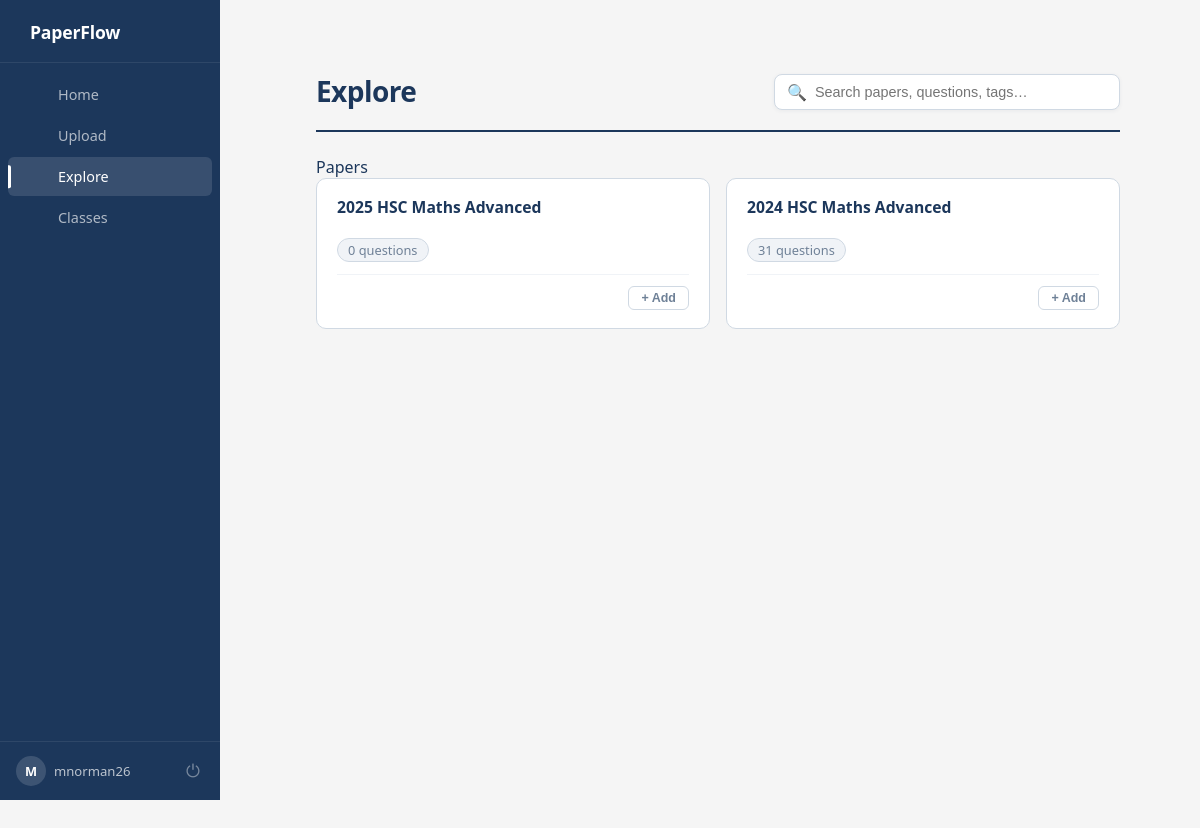
Page /explore (signed in) on the committed database.
### models.py (models this page shows)
class User(db.Model, UserMixin):
    __tablename__ = 'user'
    id = db.Column(db.Integer, primary_key=True)
    username = db.Column(db.String(150), unique=True, nullable=False)
    password_hash = db.Column(db.String(200), nullable=False)
    papers = db.relationship('UserPaper', backref='user', lazy=True)
    classes = db.relationship('Class', backref='user', lazy=True, cascade="all, delete-orphan")
    is_admin = db.Column(db.Boolean, default='False')

class PastPaper(db.Model):
    id = db.Column(db.Integer, primary_key=True)
    filename = db.Column(db.String(200), nullable=False)
    questions = db.relationship(
        'Question',
        backref='paper',
        lazy=True,
        cascade="all, delete-orphan"
    )
    uploaded_at = db.Column(db.DateTime, default=db.func.now())
    owner_id = db.Column(db.Integer, db.ForeignKey('user.id'), nullable=False)

### app.py (the view)
@app.route('/explore')
@login_required
def explore():
    q = request.args.get('q', '').strip()
    sort = request.args.get('sort', 'new')
    query = PastPaper.query
    if q:
        query = query.filter(PastPaper.filename.contains(q))
    if sort == 'old':
        query = query.order_by(PastPaper.uploaded_at.asc())
    elif sort == 'name':
        query = query.order_by(PastPaper.filename.asc())
    else:  # default: newest
        query = query.order_by(PastPaper.uploaded_at.desc())
    papers = query.all()
    user_papers = {
        up.paper_id for up in UserPaper.query.filter_by(user_id=current_user.id).all()
    }
    return render_template('explore.html', papers=papers, q=q, sort=sort, user_papers=user_papers)

### app.py (called while the page is built)
@login_manager.user_loader
def load_user(user_id):
    user = User.query.filter_by(id=int(user_id)).first()
    return user

@app.context_processor
def inject_user():
    return dict(user=current_user)

def format_filename(filename):
    name = str(filename).split('_', 1)[-1]
    name = os.path.splitext(name)[0]
    name = re.sub(r'[-_]+', ' ', name)
    words = name.split()
    formatted = []
    for w in words:
        if w.upper() in ["HSC", "IB", "PDF"]:
            formatted.append(w.upper())
        else:
            formatted.append(w.capitalize())
    return " ".join(formatted)

@app.context_processor
def utility_processor():
    return dict(format_filename=format_filename)

### templates/explore.html (shortened to what this page needs)
{% extends "base.html" %}
{% block content %}
<div class="explore-layout">
    <div class="explore-topbar">
        <h1>Explore</h1>
        <div class="explore-search">
            <span>🔍</span>
            <input type="text" id="searchInput" placeholder="Search papers, questions, tags…">
        </div>
    </div>
    <div id="results">
        <div class="results-section" id="papers-section">
            <div class="results-section-label">Papers</div>
            {% if papers %}
            <div class="papers-grid">
                {% for paper in papers %}
                <div class="paper-card-wrapper">
                    <a href="{{ url_for('view_paper', paper_id=paper.id) }}" class="paper-card-link">
                        <div class="paper-card">
                            <h3>{{ format_filename(paper.filename) }}</h3>
                            <div class="paper-meta">
                                <span class="meta-pill">{{ paper.questions|length }} question{{ 's' if paper.questions|length != 1 }}</span>
                            </div>
                            <div class="paper-card-footer">
                                {% if paper.id in user_papers %}
                                    <span class="tag owned">In My Files</span>
                                {% else %}
                                    <form method="POST" action="{{ url_for('add_to_my_files', paper_id=paper.id) }}"
                                          onclick="event.stopPropagation();">
                                        <button type="submit" class="btn-card-add">+ Add</button>
                                    </form>
                                {% endif %}
                            </div>
                        </div>
                    </a>
                </div>
                {% endfor %}
            </div>
            {% else %}
                <div class="empty-state">No papers yet.</div>
            {% endif %}
        </div>
    </div>
</div>
{% endblock %}

### templates/base.html (shortened to what this page needs)
<!DOCTYPE html>
<html lang="en">
<head>
    <link rel="stylesheet" href="{{ url_for('static', filename='css/style.css') }}">
</head>
<body>
    <nav class="sidebar">
        <div class="brand">
            <span class="brand-name">PaperFlow</span>
        </div>
        <div class="nav-links">
            {% if current_user.is_authenticated %}
                <a href="{{ url_for('index') }}" class="nav-link {% if request.endpoint == 'index' %}active{% endif %}">
                     Home
                </a>
                <a href="{{ url_for('upload') }}" class="nav-link {% if request.endpoint == 'upload' %}active{% endif %}">
                     Upload
                </a>
                <a href="{{ url_for('explore') }}" class="nav-link {% if request.endpoint == 'explore' %}active{% endif %}">
                     Explore
                </a>
                <a href="{{ url_for('view_classes') }}" class="nav-link {% if request.endpoint == 'view_classes' %}active{% endif %}">
                     Classes
                </a>
            {% endif %}
        </div>
        {% if current_user.is_authenticated %}
        <div class="sidebar-footer">
            <div class="user-info">
                <div class="user-avatar">{{ current_user.username[0].upper() }}</div>
                <span class="user-name">{{ current_user.username }}</span>
            </div>
            <a href="{{ url_for('logout') }}" class="logout-btn" title="Logout">⏻</a>
        </div>
        {% endif %}
    </nav>
    <div class="page-content">
        <div class="main-content">
            {% block content %}{% endblock %}
        </div>
    </div>
</body>
</html>

### rows in the picture
User: username "M", username "mnorman26"
PastPaper: filename "2025 HSC Maths Advanced", questions|length "0", questions "s"
PastPaper: filename "2024 HSC Maths Advanced", questions|length "31", questions "s"
